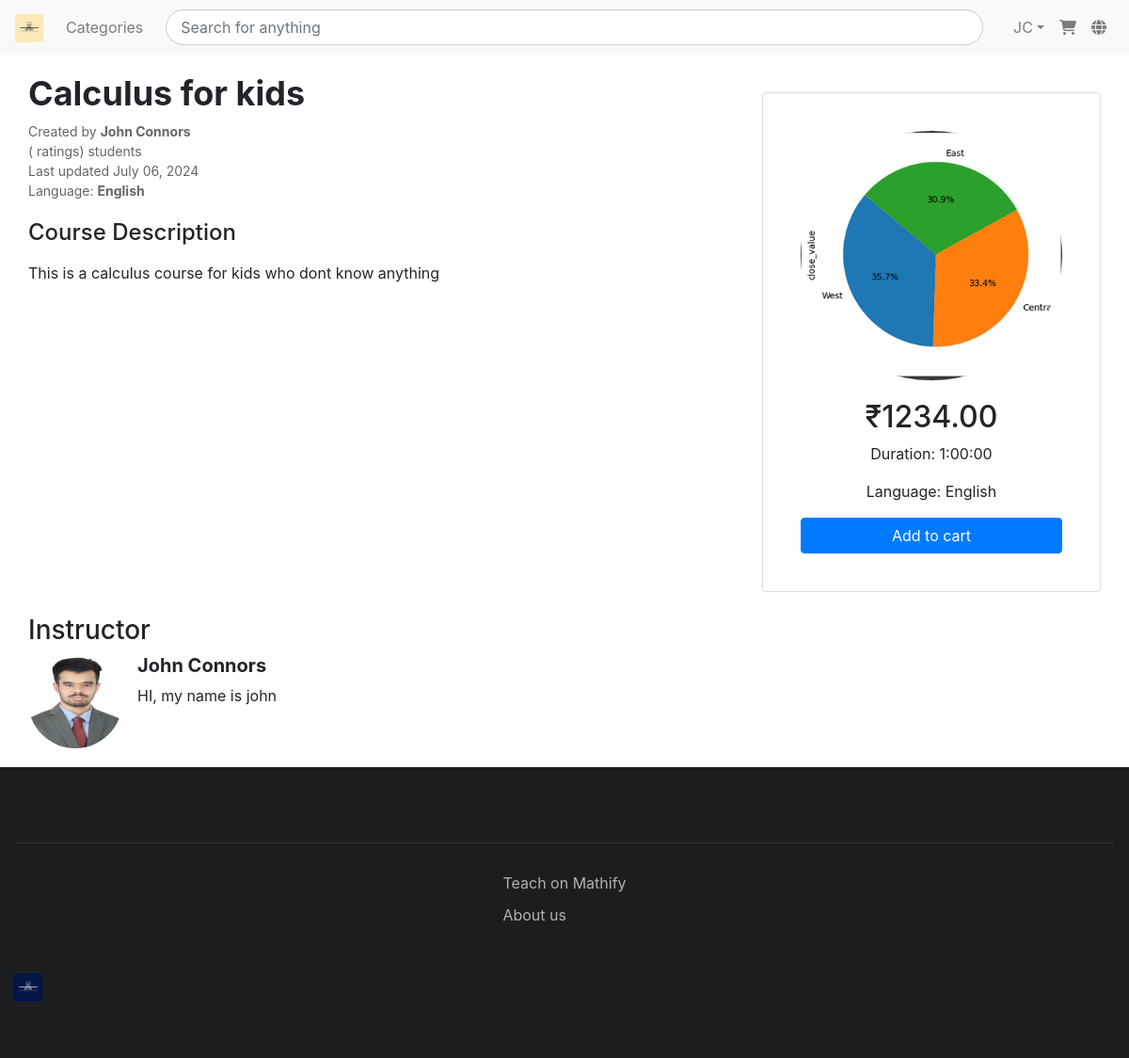
Screenshot of /course_description/1/ (signed in) with the database file from the repository.
### User/models.py (models this page shows, shortened)
class User(AbstractUser):
    role = models.CharField(choices=roles, max_length=14)
    gender = models.CharField(choices=Gender, max_length=7)
    email = models.EmailField(unique=True, blank=False, error_messages={'unique': "A user with that email already exists."})
    username = None
    USERNAME_FIELD = "email"
    REQUIRED_FIELDS = []
    profile_picture = models.ImageField(upload_to="instructors/", default="default.png")
    facebook = models.URLField(max_length=200, blank=True, null=True)
    twitter = models.URLField(max_length=200, blank=True, null=True)
    linkedin = models.URLField(max_length=200, blank=True, null=True)
    instagram = models.URLField(max_length=200, blank=True, null=True)
    bio = models.TextField(null = True, blank = True)
    def get_initials(self):
        return ''.join(list(self.first_name[0] + self.last_name[0]))
    groups = models.ManyToManyField(
        Group,
        related_name='custom_user_set',
        blank=True,
        help_text='The groups this user belongs to. A user will get all permissions granted to each of their groups.',
        verbose_name='groups',
    )
    user_permissions = models.ManyToManyField(
        Permission,
        related_name='custom_user_permissions_set',  # Add a unique related_name
        blank=True,
        help_text='Specific permissions for this user.',
        verbose_name='user permissions',
    )
    objects = CustomUserManager()

### Courses/models.py (models this page shows, shortened)
class Course(models.Model):
    image = models.ImageField(upload_to="images/", default="default.png")
    title = models.CharField(max_length=25, blank=False)
    instructor = models.ForeignKey(User, on_delete=models.CASCADE, related_name="courses")
    text = CKEditor5Field('Text', config_name='extends', default="text")
    category = models.ForeignKey(Category, on_delete=models.CASCADE, related_name="courses", null=True, blank=True)
    price = models.DecimalField(max_digits=10, decimal_places=2, default=0)
    timestamp = models.DateTimeField(auto_now=True)
    level = models.CharField(max_length=20, choices=[('Beginner', 'Beginner'), ('Intermediate', 'Intermediate'), ('Advanced', 'Advanced')], default="Beginner")
    duration = models.DurationField(default=timedelta)
    Language = models.CharField(default="English", max_length=20)

### Courses/views.py (the view)
# urls.py: path('course_description/<int:pk>/', views.course_detail , name = 'course_description'),
def course_detail(request, pk):
    course = get_object_or_404(Course, pk=pk)
    context = {'course': course}
    return render(request, 'coursepage/course_description.html', context)

### templates/coursepage/course_description.html
{% extends 'coursepage/base.html' %}
{% load static %}
{% block style %}
<link rel="stylesheet" href="{% static 'course_description.css' %}">
{% endblock %}
{% block content %}
<div class="container course-header">
    <div class="row">
        <div class="col-md-8">
            <h1 class="course-title">{{ course.title }}</h1>
            <p class="course-meta">
                Created by <strong>{{ course.instructor.first_name }} {{ course.instructor.last_name }}</strong><br>
                ({{ course.reviews.count }} ratings) students<br>
                Last updated {{ course.timestamp|date:"F d, Y" }}<br>
                Language: <strong>{{ course.Language }}</strong>
            </p>
            <div class="course-description">
                <h3>Course Description</h3>
                <p>{{ course.text|safe }}</p>
            </div>
        </div>
        <div class="col-md-4">
            <div class="card course-card">
                <div class="card-body text-center">
                    <img src="{{ course.image.url }}" alt="{{ course.title }} thumbnail" class="img-fluid rounded-circle">
                    <h2>₹{{ course.price }}</h2>
                    <p>Duration: {{ course.duration }}</p>
                    <p>Language: {{ course.Language }}</p>
                    <a href="#" class="btn btn-primary btn-block">Add to cart</a>
                </div>
            </div>
        </div>
    </div>
    <div class="row instructor-info mt-4">
        <div class="col-md-12">
            <h3>Instructor</h3>
            <div class="media">
                <img src="{{ course.instructor.profile_picture.url }}" alt="Instructor Image" class="mr-3 instructor-image">
                <div class="media-body">
                    <h5 class="mt-0">{{ course.instructor.first_name }} {{ course.instructor.last_name }}</h5>
                    <p>{{ course.instructor.bio|safe }}</p>
                </div>
            </div>
        </div>
    </div>
</div>
{% endblock %}

### templates/coursepage/base.html (shortened to what this page needs)
<!DOCTYPE html>
<html lang="en">
<head>
    {% load static %}
    <link href="https://stackpath.bootstrapcdn.com/bootstrap/4.5.2/css/bootstrap.min.css" rel="stylesheet">
    <link href="{% static 'base.css' %}" rel="stylesheet">
    <link rel="stylesheet" href="https://cdnjs.cloudflare.com/ajax/libs/OwlCarousel2/2.3.4/assets/owl.carousel.min.css">
    <link rel="stylesheet" href="https://cdnjs.cloudflare.com/ajax/libs/OwlCarousel2/2.3.4/assets/owl.theme.default.min.css">
    {% block style %}{% endblock %}
</head>
<body id="top">
<nav class="navbar navbar-expand-lg navbar-light bg-light">
    <a class="navbar-brand" href="{% url 'home' %}">
        <img src="{% static 'Mathify.png' %}" alt="Mathify Logo" height="30">
    </a>
    <div class="collapse navbar-collapse" id="navbarNav">
        <ul class="navbar-nav mr-auto">
            <li class="nav-item">
                <a class="nav-link" href="#">Categories</a>
            </li>
        </ul>
        <form class="navbar-search mx-3" method="get" action="{% url 'search_results' %}">
            <input type="search" name="q" class="form-control" placeholder="Search for anything">
        </form>
        <ul class="navbar-nav">
            {% if user.is_authenticated %}
            <li class="nav-item dropdown">
                <a class="nav-link dropdown-toggle d-flex align-items-center" href="#" id="navbarDropdown" role="button" data-toggle="dropdown" aria-haspopup="true" aria-expanded="false">
                    <span class="ml-2">{{ user.get_initials }}</span>
                </a>
            </li>
            {% endif %}
            <li class="nav-item">
                <a class="nav-link" href="#">
                    <i class="fas fa-shopping-cart"></i>
                </a>
            </li>
            <li class="nav-item">
                <a class="nav-link" href="#">
                    <i class="fas fa-globe"></i>
                </a>
            </li>
        </ul>
    </div>
</nav>
{% block content %}{% endblock %}
<footer class="footer">
    {% include 'coursepage/footer.html' %}
</footer>
</body>
</html>

### static/base.css (style rules this page uses)
.navbar-search { flex-grow: 1; }
.navbar-search input { width: 100%; border-radius: 50px; border: 1px solid #ccc; padding: 5px 15px; }
.card { margin: auto; }

### static/course_description.css (style rules this page uses)
.container.course-header { padding: 20px 0; }
.course-title { font-size: 36px; font-weight: bold; }
.course-meta { font-size: 14px; color: #666; }
.course-description h3 { margin-top: 20px; font-size: 24px; }
.course-description p { font-size: 16px; }
.card.course-card { border: 1px solid #ddd; padding: 20px; margin-top: 20px; }
.card.course-card .card-body { padding: 20px; }
.card.course-card img { max-width: 100%; height: auto; margin-bottom: 20px; }
.instructor-info { margin-top: 40px; }
.instructor-image { width: 100px; height: 100px; border-radius: 50%; }
.instructor-info .media-body h5 { font-size: 20px; font-weight: bold; }
.instructor-info .media-body p { font-size: 16px; }

### templates/coursepage/base.html (style rules this page uses)
.footer { width: 100%; }

### templates/coursepage/footer.html (style rules this page uses)
.footer { background-color: #1c1d1f; color: #b2b2b2; padding: 20px 0; width: 100%; }

### rows the page displays
User: get_initials "JC"
Course: title "Calculus for kids", instructor.first_name "John", instructor.last_name "Connors", timestamp "July 06, 2024", Language "English", text "This is a calculus course for kids who dont know anything", image (picture), price "1234.00", duration "1:00:00", instructor.profile_picture (picture), instructor.bio "HI, my name is john"
